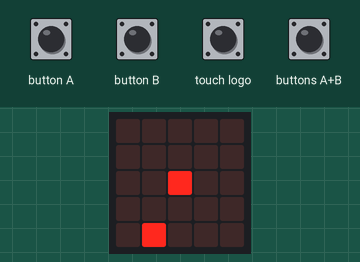
Simulated run of this program. Board: BBC micro:bit (MakeCode). Parts: the board's 5×5 LED display. The test bench sets the inputs (shaded band). Random numbers come from a fixed seed.

Above: at 1.2 s.
1.3 s: button A pressed for 0.15 s
At 2.6 s:
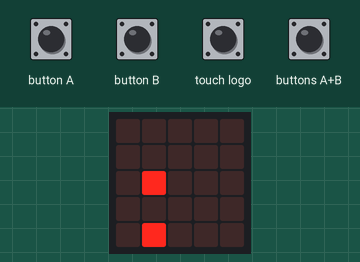
2.9 s: touch logo pressed for 0.15 s
At 3.3 s:
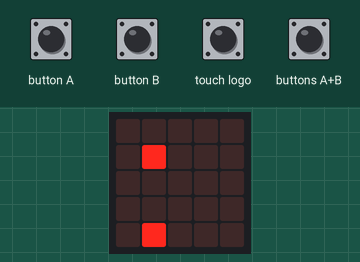
4.5 s: button B pressed for 0.15 s
At 5.2 s:
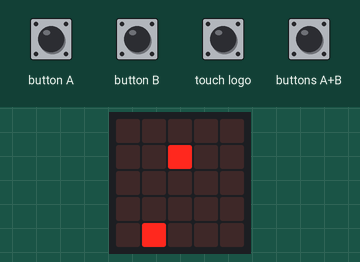
6.1 s: touch logo pressed for 1 s
At 6.9 s:
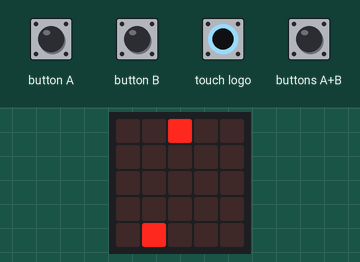
8.6 s: button A pressed for 0.15 s
At 9.6 s:
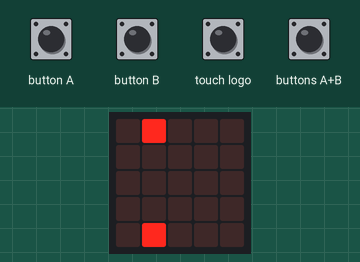
10.2 s: button A pressed for 0.15 s
At 10.8 s:
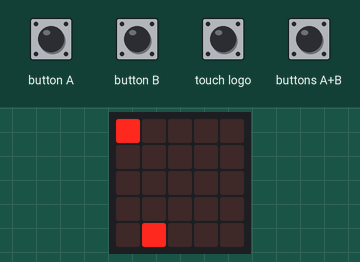
Timing chart, 0 to 12.8 s (numbered marks = the images above; inputs shaded):
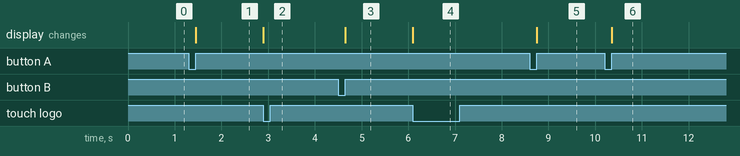

The program:

main.ts
```typescript
input.onButtonPressed(Button.A, function () {
    you.change(LedSpriteProperty.X, -1)
})
input.onButtonPressed(Button.AB, function () {
    you.change(LedSpriteProperty.Y, 1)
})
input.onButtonPressed(Button.B, function () {
    you.change(LedSpriteProperty.X, 1)
})
input.onLogoEvent(TouchButtonEvent.Touched, function () {
    you.change(LedSpriteProperty.Y, -1)
})
let you: game.LedSprite = null
game.setScore(0)
you = game.createSprite(2, 2)
let sb = game.createSprite(randint(0, 5), randint(0, 5))
basic.forever(function () {
    if (you.isTouching(sb)) {
        game.addScore(1)
        you.set(LedSpriteProperty.X, 2)
        you.set(LedSpriteProperty.Y, 2)
        sb.set(LedSpriteProperty.X, randint(0, 5))
        sb.set(LedSpriteProperty.Y, randint(0, 5))
        basic.showNumber(game.score())
    }
})
```

test.ts
```typescript
// 在這裡測試；當此封包作為擴充功能時，將不會編譯此內容。
```

Measured:
- after the input at 1.3 s, the display: changes after 0.15 s (image 1)
- after the input at 2.9 s, the display: changes at once (image 2)
- after the input at 4.5 s, the display: changes after 0.15 s (image 3)
- after the input at 6.1 s, the display: changes at once (image 4)
- after the input at 8.6 s, the display: changes after 0.15 s (image 5)
- after the input at 10.2 s, the display: changes after 0.15 s (image 6)
